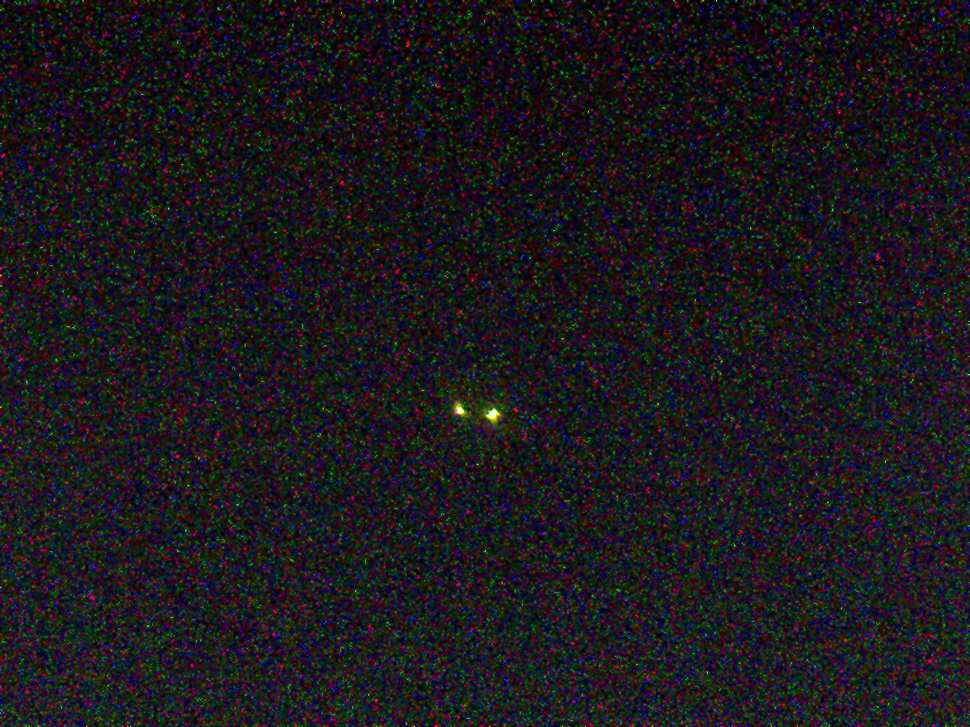
#> input picture testing/pointlight/furtheraway/nopol.bmp, 970 x 727 px, shrunk from 1280 x 960 before the run, given in place of nopol.jpg, which was not available
$ jupyter execute notes.ipynb   (text cells are left out)
#> lines starting #> are read from the running program, lines starting #| are printed output that depends on the picture; long printed decimals are rounded; pictures that were not available may be replaced by others from this repository, and a replacement may not be noted
[cell 1]
#opencv import
import cv2
import numpy as np
import time
import os
import sys
import math
import random
import matplotlib.pyplot as plt
import scipy.signal

[cell 2]
nopol = cv2.imread('rubix/nopol.jpg')
#> nopol is the input picture: shape (727, 970, 3); mean B, G, R 28.7, 24.6, 27.1
nopol = cv2.cvtColor(nopol, cv2.COLOR_BGR2GRAY)
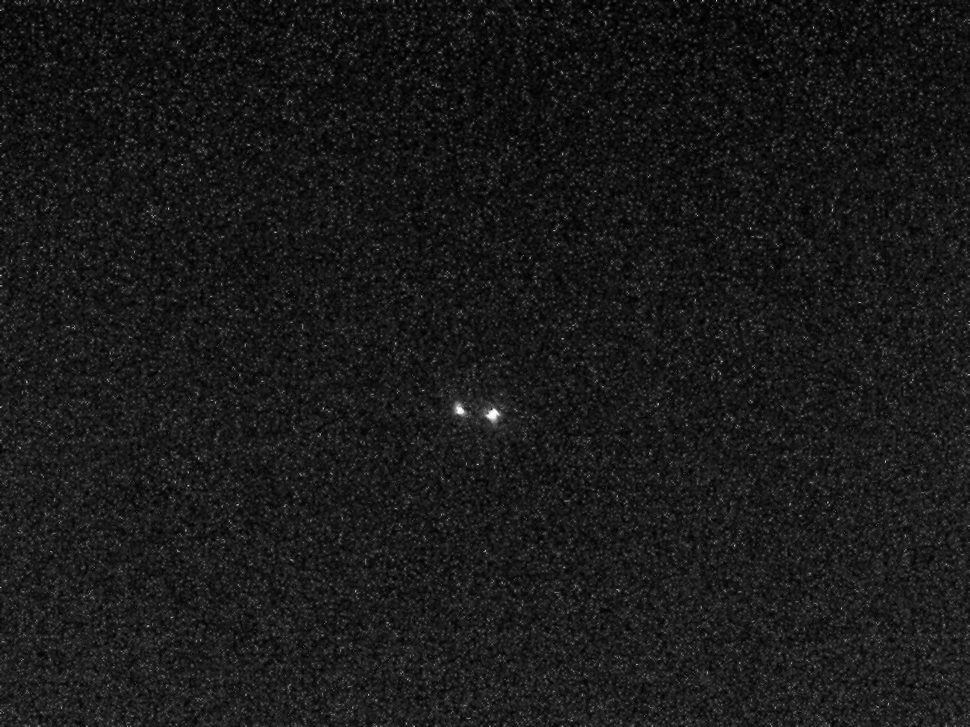
#> nopol: shape (727, 970); min 0, max 254, mean 25.8

[cell 3]
# a = 0.3 b = 0.7 will start with this to initialise
im_0deg = nopol*0.3
im_90deg = nopol*0.7

[cell 4]
print(im_0deg[0,0])
#| 2.1
print(im_90deg[0,0])
#| 4.900
print(nopol[0,0])
#| 7

[cell 5]
a = nopol[0,0]/im_0deg[0,0]
#> a = 3.33
b = nopol[0,0]/im_90deg[0,0]
#> b = 1.43

[cell 6]
nopol_col = cv2.imread('rubix/nopol.jpg')
nopol_col = cv2.cvtColor(nopol_col, cv2.COLOR_BGR2RGB)

[cell 7]
block_90 = nopol_col*0.7
#round all values in block90 to integer
block_90 = np.round(block_90).astype(np.uint8)
# constrast enhancement accross all rgb values
plt.figure()
plt.imshow(block_90)
plt.title('90deg')
plt.show()

block_0 = nopol_col*0.3
#round all values in block90 to integer
block_0 = np.round(block_0).astype(np.uint8)
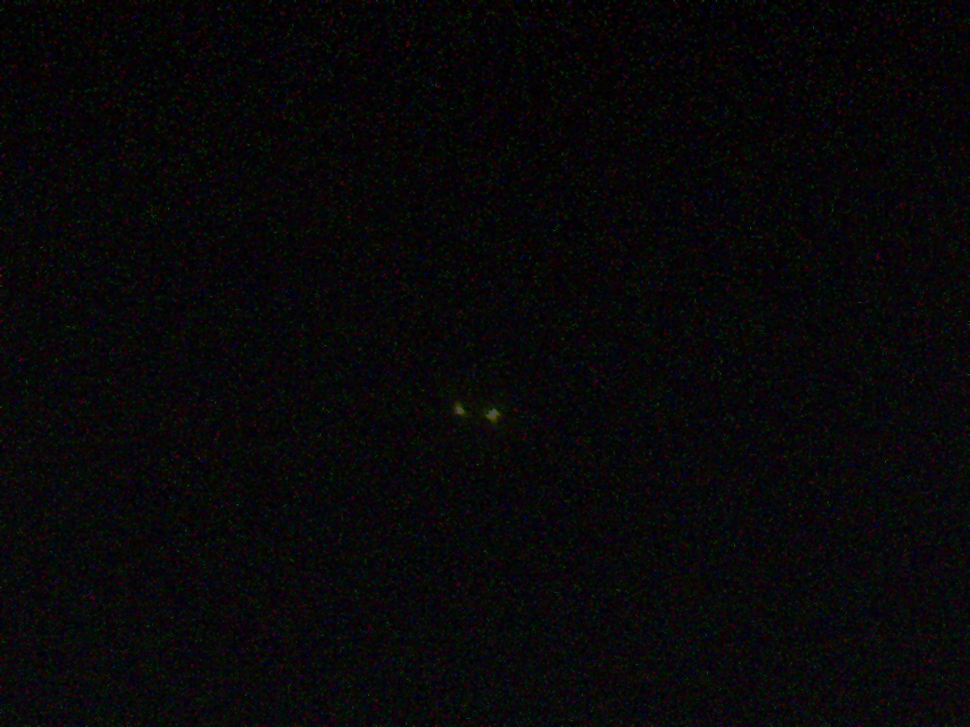
#> block_0: shape (727, 970, 3); mean R, G, B 8.1, 7.4, 8.6
# constrast enhancement accross all rgb values
plt.figure()
plt.imshow(block_0)
plt.title('0deg')
plt.show()

[cell 8]
r_est = int(block_0[0,0,0] + block_90[0,0,0])
#> r_est = 6
g_est = int(block_0[0,0,1] + block_90[0,0,1])
#> g_est = 0
b_est = int(block_0[0,0,2] + block_90[0,0,2])
#> b_est = 50

r_0_est = block_0[0,0,0]/r_est
#> r_0_est = 0.333
g_0_est = block_0[0,0,1]/g_est
#> g_0_est = nan
b_0_est = block_0[0,0,2]/b_est
#> b_0_est = 0.3

r_90_est = block_90[0,0,0]/r_est
#> r_90_est = 0.667
g_90_est = block_90[0,0,1]/g_est
#> g_90_est = nan
b_90_est = block_90[0,0,2]/b_est
#> b_90_est = 0.7

a_est = sum([r_0_est, g_0_est, b_0_est])/3
#> a_est = nan
b_est = sum([r_90_est, g_90_est, b_90_est])/3
#> b_est = nan

print(f"a_est: {a_est} b_est: {b_est}")
#| a_est: nan b_est: nan

[cell 9]
nopol_shifted_left = nopol_col[:,100:,:]
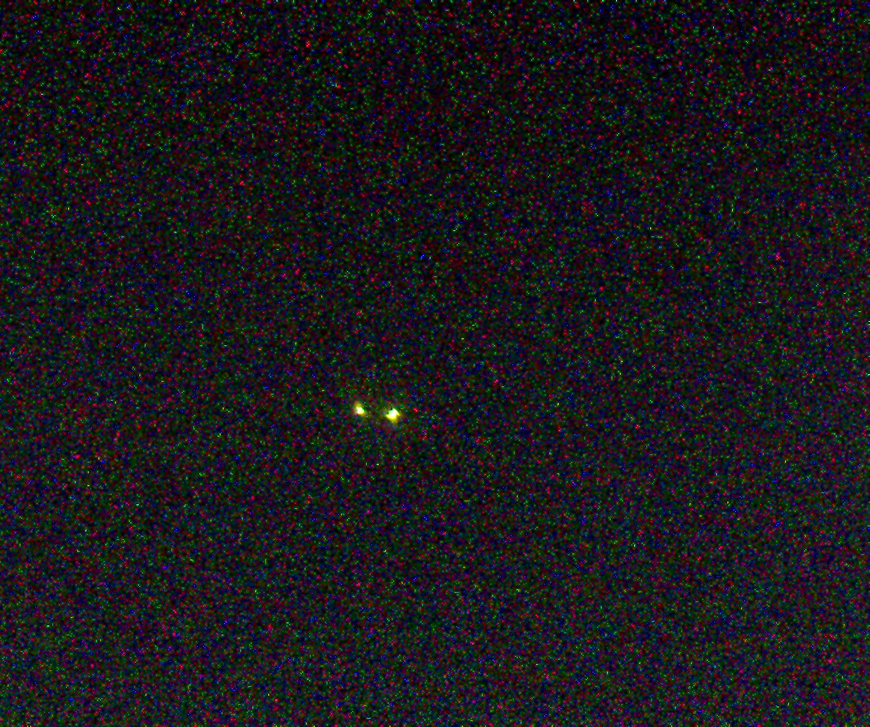
#> nopol_shifted_left: shape (727, 870, 3); mean R, G, B 26.9, 24.4, 28.5
nopol_shifted_right = nopol_col[:,:-100,:]
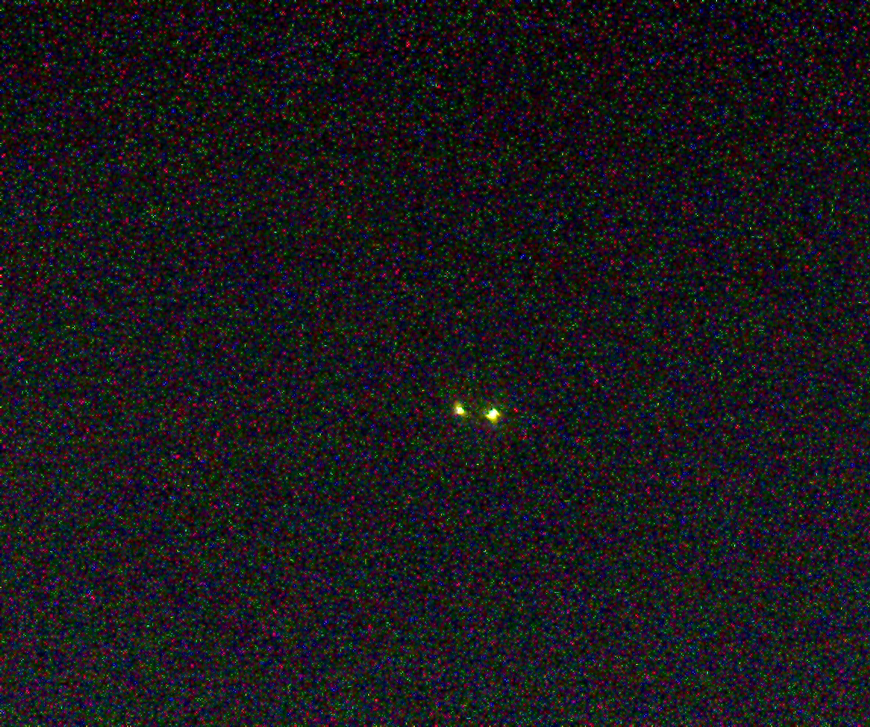
#> nopol_shifted_right: shape (727, 870, 3); mean R, G, B 26.8, 24.4, 28.3
# save images
cv2.imwrite('rubix/nopol_shifted_left.jpg', cv2.cvtColor(nopol_shifted_left, cv2.COLOR_RGB2BGR))
cv2.imwrite('rubix/nopol_shifted_right.jpg', cv2.cvtColor(nopol_shifted_right, cv2.COLOR_RGB2BGR))
#> Out = True

[cell 10]
# shift image block_0 left by 100 pixels
block_0_shifted = block_0[:,100:,:]
# shift image block_90 right by 100 pixels
block_90_shifted = block_90[:,:-100,:]

# save block0 and block90
cv2.imwrite('rubix/block_0_shifted.jpg', cv2.cvtColor(block_0_shifted, cv2.COLOR_RGB2BGR))
cv2.imwrite('rubix/block_90_shifted.jpg', cv2.cvtColor(block_90_shifted, cv2.COLOR_RGB2BGR))

#display both
plt.figure()
plt.imshow(block_0_shifted)
plt.title('0deg shifted')
plt.show()

plt.figure()
plt.imshow(block_90_shifted)
plt.title('90deg shifted')
plt.show()

# add both images on top of each other and dispaly
block_combined = block_0_shifted + block_90_shifted
plt.figure()
plt.imshow(block_combined)
plt.title('combined')
plt.show()

[cell 11]
# linear contrast enhancement function
def linear_contrast_enhancement(im):
    # get min and max pixel values
    a = np.min(im)
    b = np.max(im)


    d = 100
    c = 0
    mult = (d - c) / (b - a)

    # apply linear contrast enhancement
    im_enhanced = (im - a) * mult + c

    return im_enhanced

# constrast enhancement accross all rgb values
def linear_contrast_enhancement_rgb(im):
    im_enhanced = np.zeros(im.shape, dtype=np.uint8)
    for i in range(im.shape[2]):
        im_enhanced[:,:,i] = linear_contrast_enhancement(im[:,:,i])
    return im_enhanced

[cell 12]
def cross_image(im1, im2):
   # get rid of the color channels by performing a grayscale transform
   # the type cast into 'float' is to avoid overflows
   im1_gray = np.sum(im1.astype('float'), axis=2)
   im2_gray = np.sum(im2.astype('float'), axis=2)

   # get rid of the averages, otherwise the results are not good
   im1_gray -= np.mean(im1_gray)
   im2_gray -= np.mean(im2_gray)

   # calculate the correlation image; note the flipping of onw of the images
   return scipy.signal.fftconvolve(im1_gray, im2_gray[::-1,::-1], mode='same')

sameim = cross_image(block_0_shifted, block_0_shifted)
shifted = cross_image(block_0_shifted, block_90_shifted)
#> in cross_image (call 2), `im2_gray = np.sum(im2.astype('float'), axis=2)`:
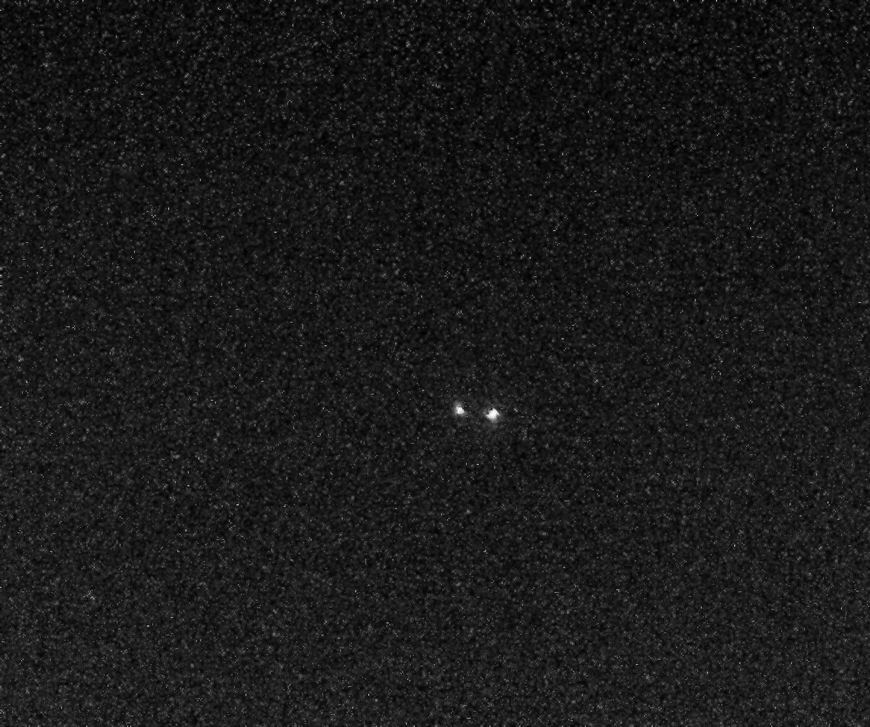
#> im2_gray: shape (727, 870) float64; min 0, max 534, mean 55.7; drawn with min black and max white

[cell 13]
# take brightest spot of sameim
coord = np.unravel_index(np.argmax(sameim), sameim.shape)
#> coord = (363, 435)
print(coord)
#| (363, 435)
coord_diff = np.unravel_index(np.argmax(shifted), shifted.shape)
#> coord_diff = (363, 335)
print(coord_diff)
#| (363, 335)

# x diff
x_diff = abs(coord_diff[1] - coord[1])
#> x_diff = 100
# y diff
y_diff = abs(coord_diff[0] - coord[0])
#> y_diff = 0
print(f"x_diff: {x_diff} y_diff: {y_diff}")
#| x_diff: 100 y_diff: 0

[cell 14]
def create_psf():
    # center point (100,100) should be  extactly equal to 1.0
    # from center point, 100 pixels to the right should go linearly down to 0.0 at (100,200)
    # from center point, 100 pixels to the left should go linearly down to 0.0 at (100,0)
    # up and down are followed by this same rule.
    # all other pixels should follow this however keep to the gradient of the line
    psf = np.zeros((200,200))
    for i in range(200):
        for j in range(200):
            # calculate distance from center
            dist = math.sqrt((i-100)**2 + (j-100)**2)
            # if distance is 0, set to 1
            if dist == 0:
                psf[i,j] = 1
            # if distance is 100, set to 0
            # elif dist == 100:
            #     psf[i,j] = 0
            # if distance is between 0 and 100, set to gradient
            elif dist <= 100:
                # psf[i,j] = 1 - dist/100
                psf[i,j] = 1 - dist/100
    return psf

psf_0deg = 0.3 * create_psf()
psf_90deg = 0.7 * create_psf()

# extend psf0 right and psf90 left so the two can be added. each center point should be 100 pixels away from each other
psf_0deg_extended = np.zeros((200,300))
psf_0deg_extended[:,:200] = psf_0deg
psf_90deg_extended = np.zeros((200,300))
psf_90deg_extended[:,100:] = psf_90deg

plt.figure()
plt.imshow(psf_0deg_extended)
plt.title('0deg extended')
plt.colorbar()
plt.show()
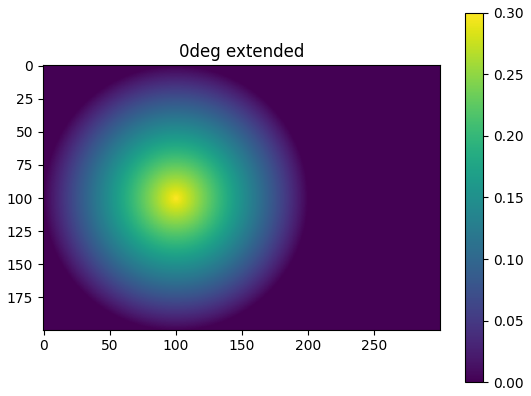
#> figure drawn by matplotlib, 2 panels
plt.figure()
plt.imshow(psf_90deg_extended)
plt.title('0deg extended')
plt.colorbar()
plt.show()

# add both psfs
psf_combined = psf_0deg_extended + psf_90deg_extended
plt.figure()
plt.imshow(psf_combined)
plt.title('combined')
plt.colorbar()
plt.show()
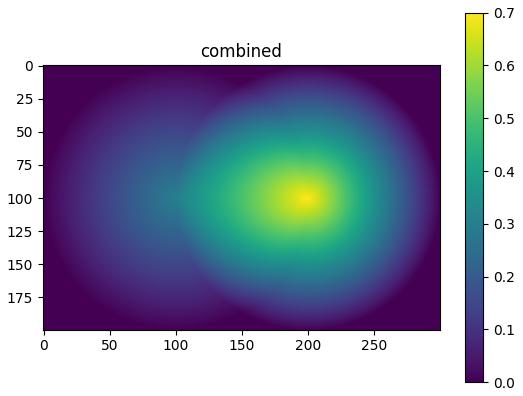
#> figure drawn by matplotlib, 2 panels

#get max val of psf_combined
max_psf = np.max(psf_combined)
print(max_psf)

[cell 15]
from skimage import color, data, restoration
from scipy.signal import wiener

#greyscale
block_combined_grey = cv2.cvtColor(block_combined, cv2.COLOR_RGB2GRAY)

rng = np.random.default_rng()
filtered_img = wiener(block_combined_grey,(1,125))  #Filter the image
f, (plot1, plot2) = plt.subplots(1, 2)
plot1.imshow(block_combined_grey)
plot2.imshow(filtered_img)
plt.show()

# histogram equalise filteredimg and uint8
filtered_img_eq = cv2.equalizeHist(filtered_img.astype(np.uint8))
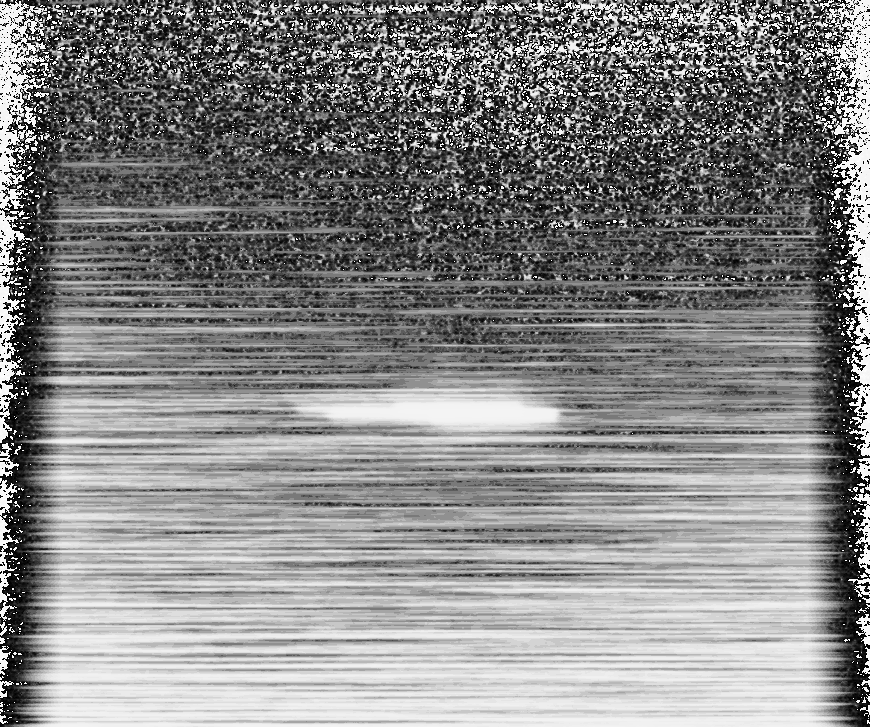
#> filtered_img_eq: shape (727, 870); min 0, max 255, mean 134
plt.figure()
plt.imshow(filtered_img_eq)
plt.title('filtered_img_eq')
plt.show()
